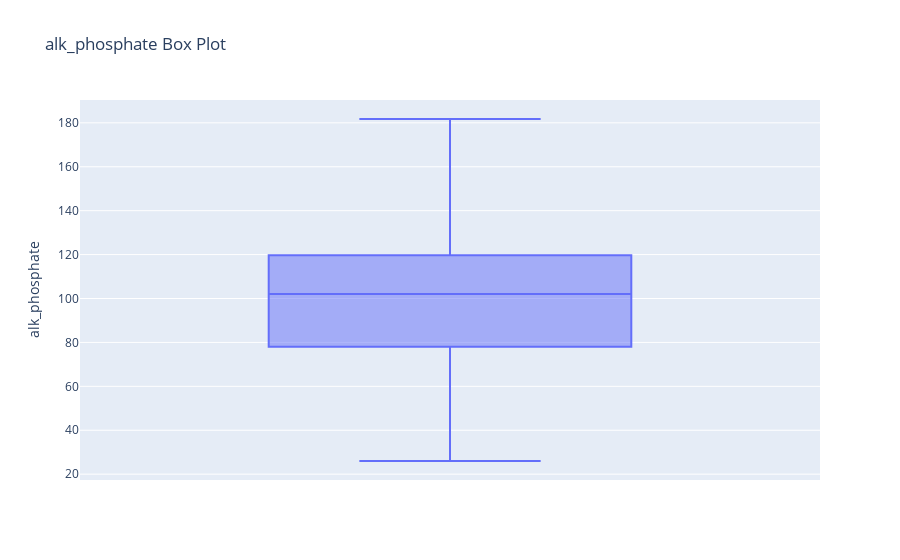
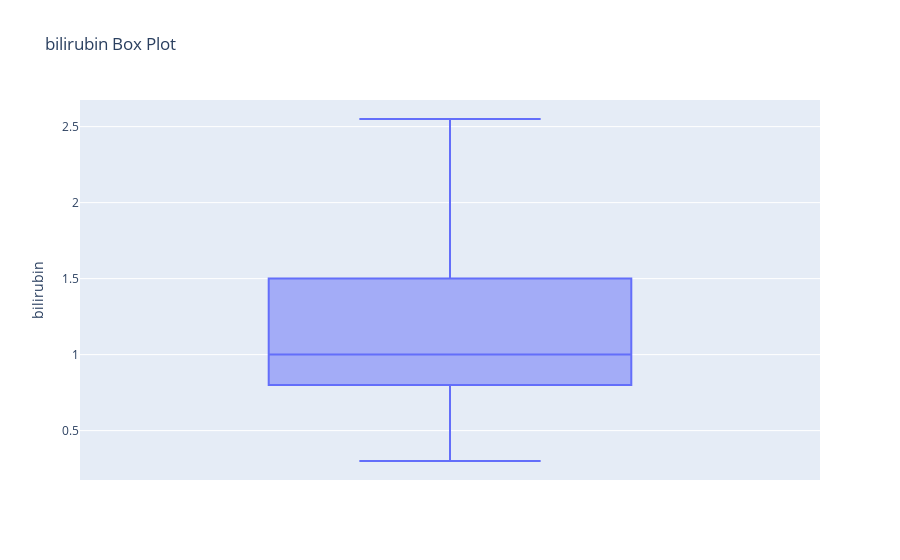

Notebook code cell kept with these figures, in order:
### Code cell
features = ['alk_phosphate', 'bilirubin']
df2 = df
for feature in features:
    Q1 = df2[feature].quantile(0.25)
    Q3 = df2[feature].quantile(0.75)
    IQR = Q3 - Q1
    upper_bound = Q3 + 1.5 * IQR
    lower_bound = Q1 - 1.5 * IQR

    df2[feature] = np.where(df2[feature] > upper_bound, upper_bound, df2[feature])
    df2[feature] = np.where(df2[feature] < lower_bound, lower_bound, df2[feature])
        
    fig = px.box(df, y=feature, title=f'{feature} Box Plot')
    fig.show()

### Figure 1 — Plotly figure (JSON) as saved in the notebook; plotly's stock layout.template omitted (floating-point values rounded to 4 significant figures; data arrays with more than 128 entries replaced by an {"elided": "..."} marker saying what was removed)
{"data": [{"alignmentgroup": "True", "hovertemplate": "alk_phosphate=%{y}<extra></extra>", "legendgroup": "", "marker": {"color": "#636efa"}, "name": "", "notched": false, "offsetgroup": "", "orientation": "v", "showlegend": false, "type": "box", "x0": " ", "xaxis": "x", "y": {"elided": "155 float values"}, "y0": " ", "yaxis": "y"}], "layout": {"autosize": true, "boxmode": "group", "legend": {"tracegroupgap": 0}, "title": {"text": "alk_phosphate Box Plot"}, "xaxis": {"anchor": "y", "autorange": true, "domain": [0, 1], "range": [-0.5, 0.5], "type": "category"}, "yaxis": {"anchor": "x", "autorange": true, "domain": [0, 1], "range": [17.35, 190.4], "title": {"text": "alk_phosphate"}, "type": "linear"}}}

### Figure 2 — Plotly figure (JSON) as saved in the notebook; plotly's stock layout.template omitted (floating-point values rounded to 4 significant figures; data arrays with more than 128 entries replaced by an {"elided": "..."} marker saying what was removed)
{"data": [{"alignmentgroup": "True", "hovertemplate": "bilirubin=%{y}<extra></extra>", "legendgroup": "", "marker": {"color": "#636efa"}, "name": "", "notched": false, "offsetgroup": "", "orientation": "v", "showlegend": false, "type": "box", "x0": " ", "xaxis": "x", "y": {"elided": "155 float values"}, "y0": " ", "yaxis": "y"}], "layout": {"autosize": true, "boxmode": "group", "legend": {"tracegroupgap": 0}, "title": {"text": "bilirubin Box Plot"}, "xaxis": {"anchor": "y", "autorange": true, "domain": [0, 1], "range": [-0.5, 0.5], "type": "category"}, "yaxis": {"anchor": "x", "autorange": true, "domain": [0, 1], "range": [0.175, 2.675], "title": {"text": "bilirubin"}, "type": "linear"}}}
